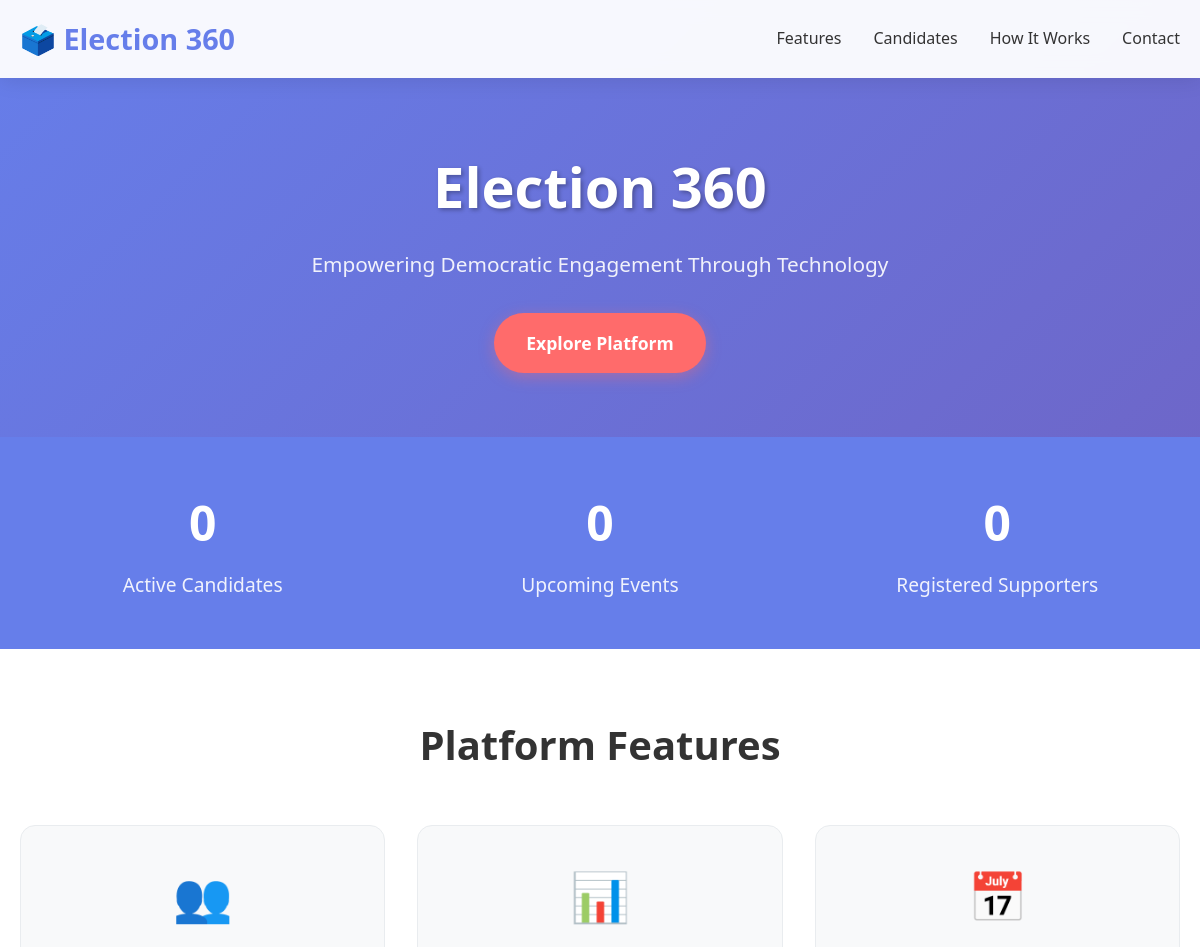
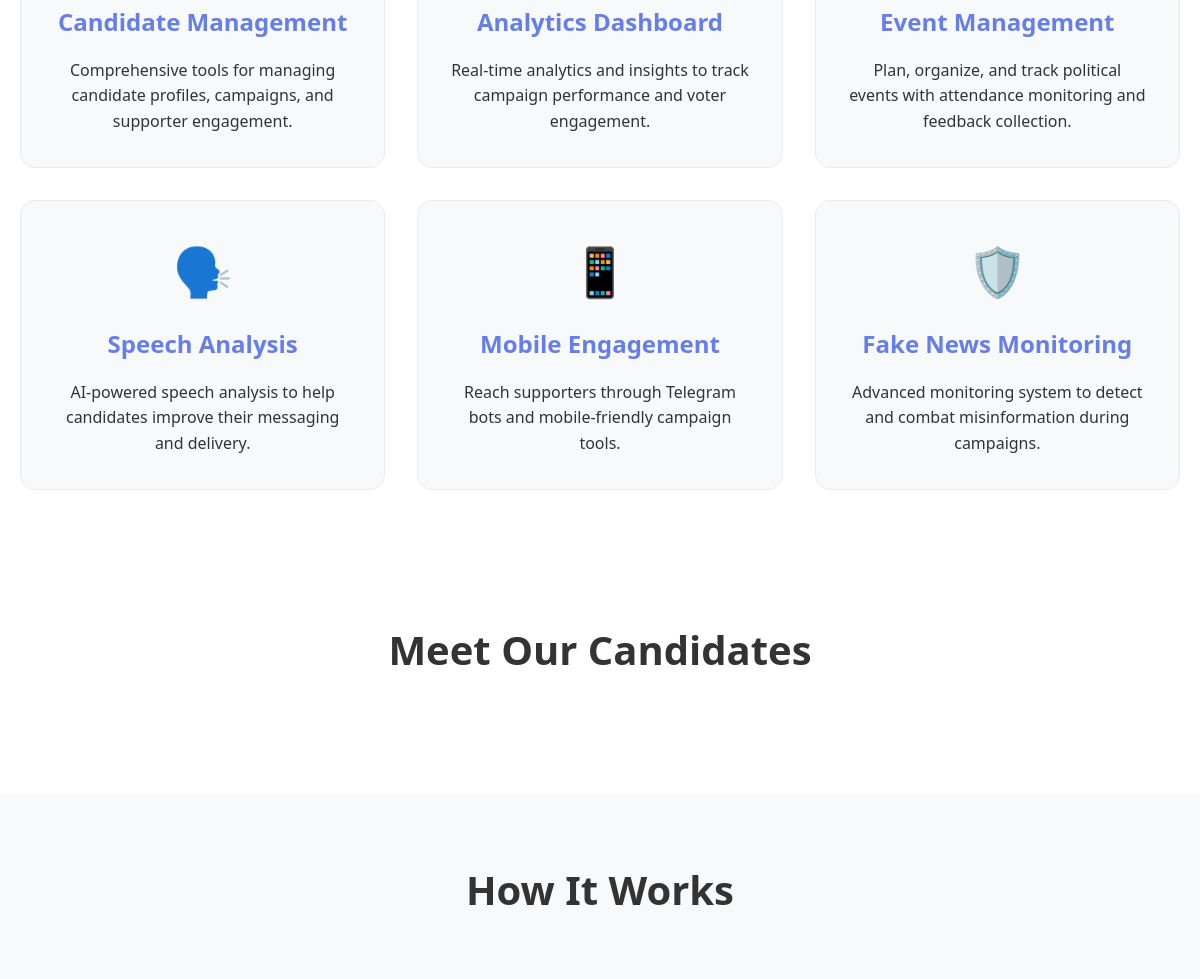
/hub/public/ (upper part), run on an earlier commit of the app's database (2 pictures, top to bottom).
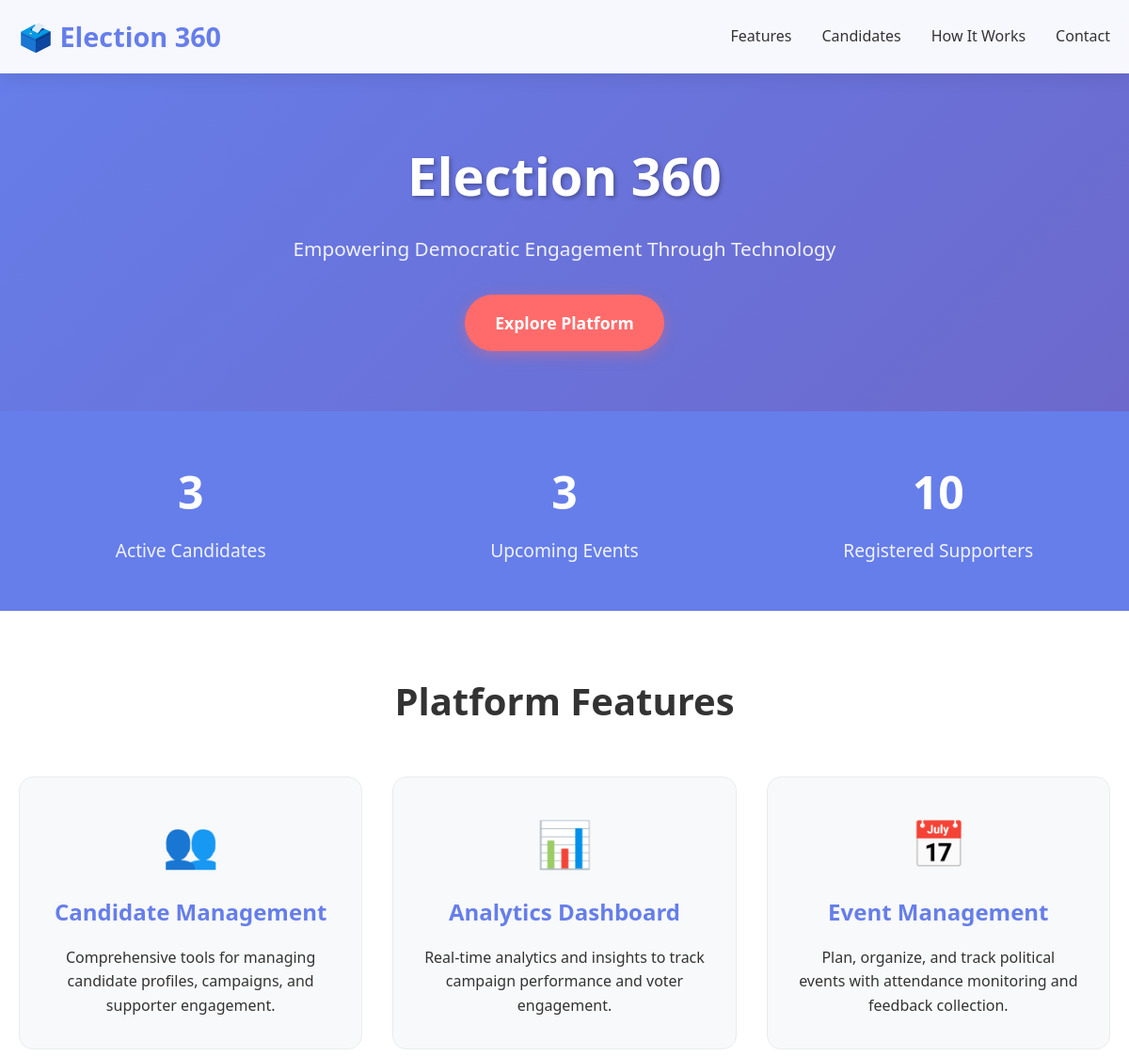
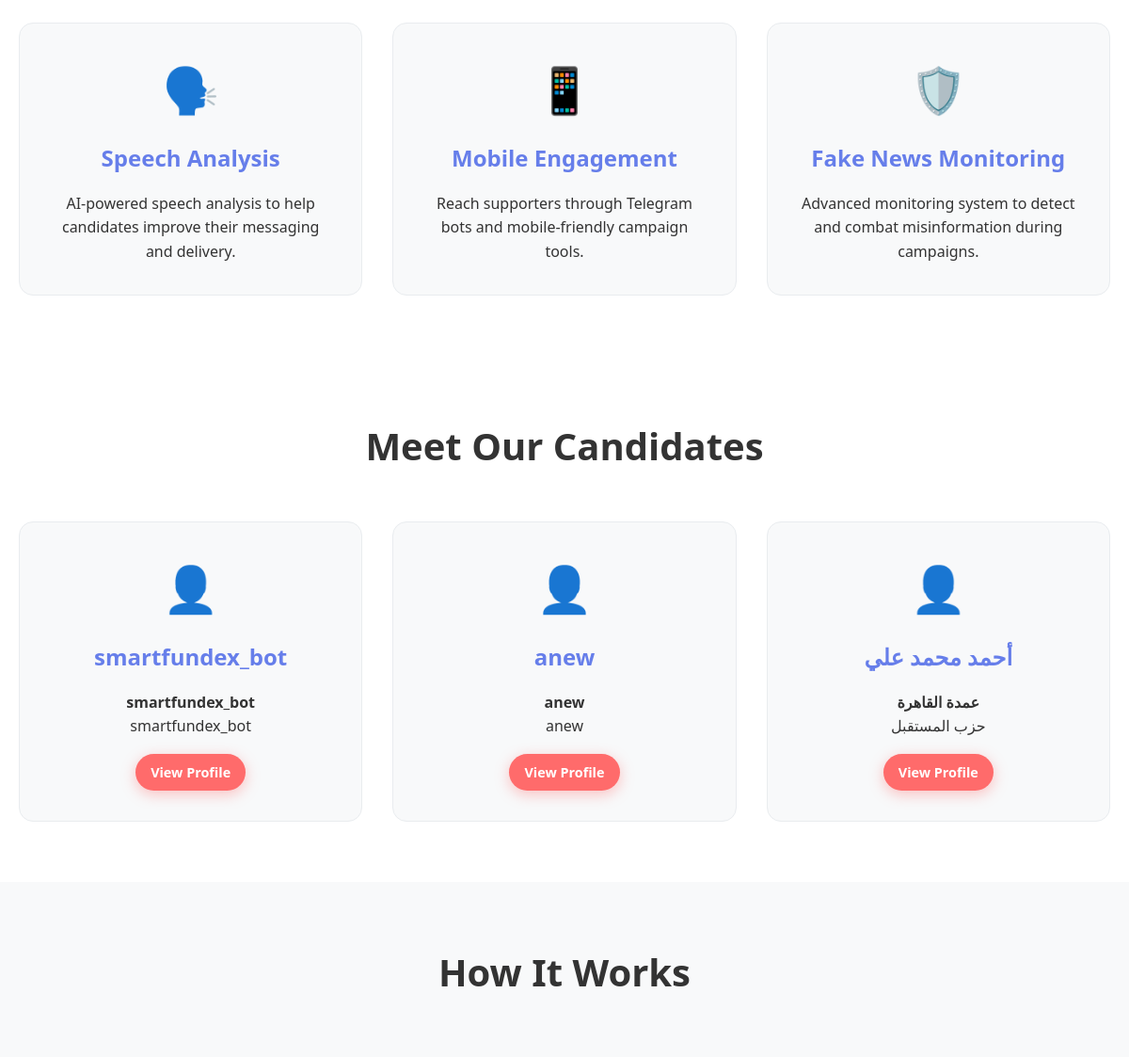
And on a later commit of the database (2 pictures, top to bottom).
### hub/models.py (models this page shows, shortened)
class Candidate(models.Model):
    id = models.UUIDField(primary_key=True, default=uuid.uuid4, editable=False)
    name = models.CharField(max_length=200)
    public_url_name = models.CharField(max_length=300, blank=True, null=True, unique=True)
    position = models.CharField(max_length=200)  # e.g., "Mayor of Cairo", "President"
    party = models.CharField(max_length=200, blank=True, null=True)
    bio = models.TextField(blank=True, null=True)  # CV content
    program = models.TextField(blank=True, null=True)  # Election program
    profile_image = models.ImageField(upload_to='candidates/', blank=True, null=True)
    logo = models.ImageField(upload_to='candidates/logos/', blank=True, null=True)
    website = models.URLField(blank=True, null=True)
    email = models.EmailField(blank=True, null=True)
    phone = models.CharField(max_length=20, blank=True, null=True)
    social_media = models.JSONField(default=dict, blank=True)  # {facebook: url, twitter: url, etc}
    bot = models.ForeignKey(Bot, on_delete=models.SET_NULL, null=True, blank=True, related_name='candidates')
    is_active = models.BooleanField(default=True)
    created_at = models.DateTimeField(auto_now_add=True)
    updated_at = models.DateTimeField(auto_now=True)
    created_by = models.ForeignKey(get_user_model(), on_delete=models.SET_NULL, null=True, blank=True)
    class Meta:
        ordering = ['-created_at']

### hub/views.py (the view)
# urls.py: path('public/', public_landing, name='public_landing'),
def public_landing(request: HttpRequest) -> HttpResponse:
    total_candidates = Candidate.objects.filter(is_active=True).count()
    total_events = Event.objects.filter(is_public=True).count()
    total_supporters = Supporter.objects.count()
    candidates = Candidate.objects.filter(is_active=True).order_by('-created_at')
    context = {
        'total_candidates': total_candidates,
        'total_events': total_events,
        'total_supporters': total_supporters,
        'candidates': candidates,
    }
    return render(request, 'hub/public_landing.html', context)

### hub/templates/hub/public_landing.html (shortened to what this page needs)
<!DOCTYPE html>
<html lang="en">
<head>
</head>
<body>
    <header>
        <nav class="container">
            <div class="logo">🗳️ Election 360</div>
            <ul class="nav-links">
                <li><a href="#features">Features</a></li>
                <li><a href="#candidates">Candidates</a></li>
                <li><a href="#how-it-works">How It Works</a></li>
                <li><a href="#contact">Contact</a></li>
            </ul>
        </nav>
    </header>
    <main>
        <section class="hero">
            <div class="container">
                <h1>Election 360</h1>
                <p>Empowering Democratic Engagement Through Technology</p>
                <a href="#features" class="cta-button">Explore Platform</a>
            </div>
        </section>
        <section class="stats">
            <div class="container">
                <div class="stats-grid">
                    <div class="stat-item">
                        <h3>{{ total_candidates }}</h3>
                        <p>Active Candidates</p>
                    </div>
                    <div class="stat-item">
                        <h3>{{ total_events }}</h3>
                        <p>Upcoming Events</p>
                    </div>
                    <div class="stat-item">
                        <h3>{{ total_supporters }}</h3>
                        <p>Registered Supporters</p>
                    </div>
                </div>
            </div>
        </section>
        <section id="features" class="features">
            <div class="container">
                <h2>Platform Features</h2>
                <div class="features-grid">
                    <div class="feature-card">
                        <div class="feature-icon">👥</div>
                        <h3>Candidate Management</h3>
                        <p>Comprehensive tools for managing candidate profiles, campaigns, and supporter engagement.</p>
                    </div>
                    <div class="feature-card">
                        <div class="feature-icon">📊</div>
                        <h3>Analytics Dashboard</h3>
                        <p>Real-time analytics and insights to track campaign performance and voter engagement.</p>
                    </div>
                    <div class="feature-card">
                        <div class="feature-icon">📅</div>
                        <h3>Event Management</h3>
                        <p>Plan, organize, and track political events with attendance monitoring and feedback collection.</p>
                    </div>
                    <div class="feature-card">
                        <div class="feature-icon">🗣️</div>
                        <h3>Speech Analysis</h3>
                        <p>AI-powered speech analysis to help candidates improve their messaging and delivery.</p>
                    </div>
                    <div class="feature-card">
                        <div class="feature-icon">📱</div>
                        <h3>Mobile Engagement</h3>
                        <p>Reach supporters through Telegram bots and mobile-friendly campaign tools.</p>
                    </div>
                    <div class="feature-card">
                        <div class="feature-icon">🛡️</div>
                        <h3>Fake News Monitoring</h3>
                        <p>Advanced monitoring system to detect and combat misinformation during campaigns.</p>
                    </div>
                </div>
            </div>
        </section>
        <section id="candidates" class="features">
            <div class="container">
                <h2>Meet Our Candidates</h2>
                <div class="features-grid">
                    {% for candidate in candidates %}
                    <div class="feature-card">
                        <div class="feature-icon">👤</div>
                        <h3>{{ candidate.name }}</h3>
                        <p><strong>{{ candidate.position }}</strong></p>
                        {% if candidate.party %}
                            <p>{{ candidate.party }}</p>
                        {% endif %}
                        <a href="/hub/candidate/{{ candidate.id }}/" class="cta-button" style="margin-top: 1rem; display: inline-block; padding: 0.5rem 1rem; font-size: 0.9rem;">View Profile</a>
                    </div>
                    {% endfor %}
                </div>
            </div>
        </section>
        <section id="how-it-works" class="how-it-works">
            <div class="container">
                <h2>How It Works</h2>
                <div class="steps">
                    <div class="step">
                    </div>
                    <div class="step">
                    </div>
                    <div class="step">
                    </div>
                    <div class="step">
                    </div>
                </div>
            </div>
        </section>
    </main>
</body>
</html>

### hub/templates/hub/public_landing.html (style rules this page uses)
* { margin: 0; padding: 0; box-sizing: border-box; }
body { font-family: 'Segoe UI', Tahoma, Geneva, Verdana, sans-serif; line-height: 1.6; color: #333; background: linear-gradient(135deg, #667eea 0%, #764ba2 100%); min-height: 100vh; }
.container { max-width: 1200px; margin: 0 auto; padding: 0 20px; }
header { background: rgba(255, 255, 255, 0.95); backdrop-filter: blur(10px); padding: 1rem 0; box-shadow: 0 2px 20px rgba(0, 0, 0, 0.1); position: sticky; top: 0; z-index: 100; }
nav { display: flex; justify-content: space-between; align-items: center; }
.logo { font-size: 1.8rem; font-weight: bold; color: #667eea; }
.nav-links { display: flex; list-style: none; gap: 2rem; }
.nav-links a { text-decoration: none; color: #333; font-weight: 500; transition: color 0.3s ease; }
.hero { text-align: center; padding: 4rem 0; color: white; }
.hero h1 { font-size: 3.5rem; margin-bottom: 1rem; text-shadow: 2px 2px 4px rgba(0, 0, 0, 0.3); }
.hero p { font-size: 1.3rem; margin-bottom: 2rem; opacity: 0.9; }
.cta-button { display: inline-block; background: #ff6b6b; color: white; padding: 1rem 2rem; text-decoration: none; border-radius: 50px; font-weight: bold; font-size: 1.1rem; transition: all 0.3s ease; box-shadow: 0 4px 15px rgba(255, 107, 107, 0.4); }
.features { padding: 4rem 0; background: white; }
.features h2 { text-align: center; font-size: 2.5rem; margin-bottom: 3rem; color: #333; }
.features-grid { display: grid; grid-template-columns: repeat(auto-fit, minmax(300px, 1fr)); gap: 2rem; }
.feature-card { background: #f8f9fa; padding: 2rem; border-radius: 15px; text-align: center; transition: transform 0.3s ease; border: 1px solid #e9ecef; }
.feature-icon { font-size: 3rem; margin-bottom: 1rem; }
.feature-card h3 { font-size: 1.5rem; margin-bottom: 1rem; color: #667eea; }
.stats { background: #667eea; color: white; padding: 3rem 0; text-align: center; }
.stats-grid { display: grid; grid-template-columns: repeat(auto-fit, minmax(200px, 1fr)); gap: 2rem; }
.stat-item h3 { font-size: 3rem; margin-bottom: 0.5rem; }
.stat-item p { font-size: 1.2rem; opacity: 0.9; }
.how-it-works { padding: 4rem 0; background: #f8f9fa; }
.how-it-works h2 { text-align: center; font-size: 2.5rem; margin-bottom: 3rem; color: #333; }
.steps { display: grid; grid-template-columns: repeat(auto-fit, minmax(250px, 1fr)); gap: 2rem; }
.step { text-align: center; padding: 2rem; }

What changed in the data, as far as the page shows it:
added Candidate: name "smartfundex_bot", position "smartfundex_bot", party "smartfundex_bot"
added Candidate: name "anew", position "anew", party "anew"
added Candidate: name "أحمد محمد علي", position "عمدة القاهرة", party "حزب المستقبل"
Also different on the page:
{{ total_candidates }}: "0" → "3"
{{ total_events }}: "0" → "3"
{{ total_supporters }}: "0" → "10"
